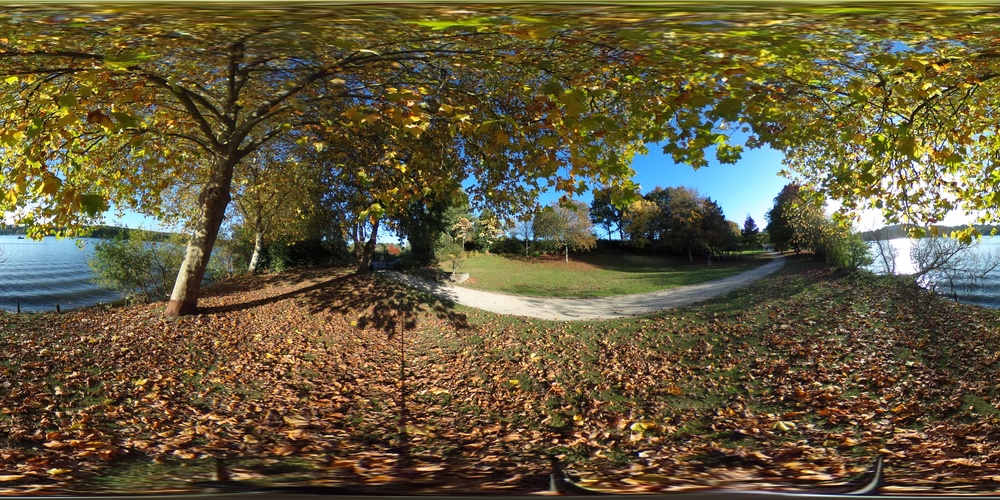
#> input picture P89.JPG, 1000 x 500 px, shrunk from 5376 x 2688 before the run, found by its file name
$ jupyter execute extracting_planeimage_from_odi.ipynb
#> lines starting #> are read from the running program, lines starting #| are printed output that depends on the picture
# Extracting plane images from omni-directional image

[cell 1]
import numpy as np
import matplotlib.pyplot as plt
from PIL import Image
import os
import math

[cell 2]
# parameters
class Parameter:
    def __init__(self):
        self.dir = r'.'
        self.imgfile = r'P89.jpg'

[cell 3]
# functions
# resize np.array-type image: im: [0..255] or [0..1], sz = (height, width)
def imresize(im, sz):
    if np.amax(im) <= 1.0:
        im = im * 255
        scl = 255.0
    else:
        scl = 1
    pil_im = Image.fromarray(np.uint8(im))
    return np.array(pil_im.resize((sz[1], sz[0])))/scl

# rounding
def rnd(x):
    if type(x) is np.ndarray:
        return (x+0.5).astype(int)
    else:
        return round(x)

# polar cordinate:
# cord.shepe=(3, c1, r1), cord[:,0,0]=[px, py, pz]
# or cord.shape = (3,), cord=[px, py, pz]
def polar(cord):
    if cord.ndim == 1:
        P = np.linalg.norm(cord)
    else:
        P = np.linalg.norm(cord, axis=0)
    phi = np.arcsin(cord[2] / P)
    theta_positive = np.arccos(cord[0] / np.sqrt(cord[0]**2 + cord[1]**2))
    theta_negative = - np.arccos(cord[0] / np.sqrt(cord[0]**2 + cord[1]**2))
    theta = (cord[1] > 0) * theta_negative + (cord[1] <= 0) * theta_positive
    return [theta, phi]

# r = [lower, upper]
def limit_values(x, r, xcopy=1):
    if xcopy == 1:
        ret = x.copy()
    else:
        ret = x
    ret[ret<r[0]] = r[0]
    ret[ret>r[1]] = r[1]
    return ret

[cell 4]
# calculating polar cordinates of image plane in omni-directional image using camera parameters
class CameraPrm:
    # camera_angle, view_angle: [horizontal, vertical]
    # L: distance from camera to image plane
    def __init__(self, camera_angle, image_plane_size=None, view_angle=None, L=None):
        # camera direction (in radians) [horizontal, vertical]
        self.camera_angle = camera_angle

        # view_angle: angle of view in radians [horizontal, vertical]
        # image_plane_size: [image width, image height]
        if view_angle is None:
            self.image_plane_size = image_plane_size
            self.L = L
            self.view_angle = 2.0 * np.arctan(np.array(image_plane_size) / (2.0 * L))
        elif image_plane_size is  None:
            self.view_angle = view_angle
            self.L = L
            self.image_plane_size = 2.0 * L * np.tan(np.array(view_angle) / 2.0)
        else:
            self.image_plane_size = image_plane_size
            self.view_angle = view_angle
            L = (np.array(image_plane_size) / 2.0) / np.tan(np.array(view_angle) / 2.0)
            if rnd(L[0]) != rnd(L[1]):
                print('Warning: image_plane_size and view_angle are not matched.')
                va = 2.0 * np.arctan(np.array(image_plane_size) / (2.0 * L[0]))
                ips = 2.0 * L[0] * np.tan(np.array(view_angle) / 2.0)
                print('image_plane_size should be (' + str(ips[0]) + ', ' + str(ips[1]) +
                      '), or view_angle should be (' +  str(math.degrees(va[0])) + ', ' + str(math.degrees(va[1])) + ').' )
                return
            else:
                self.L = L[0]

        # unit vector of cameara direction
        self.nc = np.array([
                np.cos(camera_angle[1]) * np.cos(camera_angle[0]),
                -np.cos(camera_angle[1]) * np.sin(camera_angle[0]),
                np.sin(camera_angle[1])
            ])

        # center of image plane
        self.c0 = self.L * self.nc

        # unit vector (xn, yn) in image plane
        self.xn = np.array([
                -np.sin(camera_angle[0]),
                -np.cos(camera_angle[0]),
                0
            ])
        self.yn = np.array([
                -np.sin(camera_angle[1]) * np.cos(camera_angle[0]),
                np.sin(camera_angle[1]) * np.sin(camera_angle[0]),
                np.cos(camera_angle[1])
            ])

        # meshgrid in image plane
        [c1, r1] = np.meshgrid(np.arange(0, rnd(self.image_plane_size[0])), np.arange(0, rnd(self.image_plane_size[1])))

        # 2d-cordinates in image [xp, yp]
        img_cord = [c1 - self.image_plane_size[0] / 2.0, -r1 + self.image_plane_size[1] / 2.0]

        # 3d-cordinatess in image plane [px, py, pz]
        self.p = self.get_3Dcordinate(img_cord)

        # polar cordinates in image plane [theta, phi]
        self.polar_omni_cord = polar(self.p)

    def get_3Dcordinate(self, c):
        [xp, yp] = c
        if type(xp) is np.ndarray: # xp, yp: array
            return xp * self.xn.reshape((3,1,1)) + yp * self.yn.reshape((3,1,1)) + np.ones(xp.shape) * self.c0.reshape((3,1,1))
        else: # xp, yp: scalars
            return xp * self.xn + yp * self.yn + self.c0

[cell 5]
# omni-drectional image
class OmniImage:
    def __init__(self, omni_image):
#> called with omni_image = './P89.jpg'
        if type(omni_image) is str:
            self.omni_image = plt.imread(omni_image)
#> self.omni_image is the input picture: shape (500, 1000, 3); mean R, G, B 99.9, 89.3, 60.3
        else:
            self.omni_image = omni_image

    def extract(self, camera_prm):
        # 2d-cordinates in omni-directional image [c2, r2]
        c2 = (camera_prm.polar_omni_cord[0] / (2.0 * np.pi) + 1.0 / 2.0) * self.omni_image.shape[1] - 0.5
        r2 = (-camera_prm.polar_omni_cord[1] / np.pi + 1.0/2.0) * self.omni_image.shape[0] - 0.5
        #[c2_int, r2_int] = [rnd(c2), rnd(r2)]
        c2_int = limit_values(rnd(c2), (0, self.omni_image.shape[1]-1), 0)
        r2_int = limit_values(rnd(r2), (0, self.omni_image.shape[0]-1), 0)
        #self.omni_cord = [c2, r2]
        return self.omni_image[r2_int, c2_int]

[cell 6]
# embedding extracted image in omni-directional image
class Embedding:
    # omni_size: [omni_image width, omni_image height]
    def __init__(self, camera_prm, omni_size):
        print('Camera angle: (' + str(math.degrees(camera_prm.camera_angle[0])) + ', ' + str(math.degrees(camera_prm.camera_angle[1])) + ')')
        [c_omni, r_omni] = np.meshgrid(np.arange(omni_size[0]), np.arange(omni_size[1]))
        theta = (2.0 * c_omni / float(omni_size[0]-1) - 1.0) * np.pi
        phi = (0.5 - r_omni / float(omni_size[1]-1)) * np.pi
        pn = np.array([
                np.cos(phi) * np.cos(theta),
                -np.cos(phi) * np.sin(theta),
                np.sin(phi)
            ])
        pn = pn.transpose(1,2,0)

        # camera parameters
        L = camera_prm.L
        nc = camera_prm.nc
        xn = camera_prm.xn
        yn = camera_prm.yn
        theta_c = camera_prm.camera_angle[0]
        phi_c = camera_prm.camera_angle[1]
        theta_a = camera_prm.view_angle[0]
        phi_a = camera_prm.view_angle[1]
        w1 = camera_prm.image_plane_size[0]
        h1 = camera_prm.image_plane_size[1]

        # True: inside image (candidates), False: outside image
        cos_alpha = np.dot(pn, nc)
        mask = cos_alpha >= 2 * L / np.sqrt(w1**2 + h1**2 + 4*L**2) # circle

        r = np.zeros((omni_size[1], omni_size[0]))
        xp = np.zeros((omni_size[1], omni_size[0]))
        yp = np.zeros((omni_size[1], omni_size[0]))
        r[mask == True] = L / np.dot(pn[mask == True], nc)
        xp[mask == True] = r[mask == True] * np.dot(pn[mask == True], xn)
        yp[mask == True] = r[mask == True] * np.dot(pn[mask == True], yn)

        # True: inside image, False: outside image
        mask = (mask == True) & (xp > -w1/2.0) & (xp < w1/2.0) & (yp > -h1/2.0) & (yp < h1/2.0)
        r[mask == False] = 0
        xp[mask == False] = 0
        yp[mask == False] = 0

        self.camera_prm = camera_prm
        self.mask = mask
        self.r = r
        self.xp = xp
        self.yp = yp

    # embed extracted image in omni image
    def embed(self, imp):
        # 2D cordinates in extracted image
        [r1, c1] = np.array([imp.shape[0]/2.0 - self.yp - 0.5, imp.shape[1]/2.0 + self.xp - 0.5]) * self.mask
        #[r1_int, c1_int] = [rnd(r1), rnd(c1)]
        r1_int = limit_values(rnd(r1), (0, imp.shape[0]-1), 0)
        c1_int = limit_values(rnd(c1), (0, imp.shape[1]-1), 0)
        #[self.r1, self.c1] = [r1, c1]
        if imp.ndim == 3:
            ret = imp[r1_int, c1_int] * self.mask.reshape(self.mask.shape[0], self.mask.shape[1], -1)
        else:
            ret = imp[r1_int, c1_int] * self.mask

        return ret

[cell 7]
# parameters
prm = Parameter()

# opne image
imc = OmniImage(prm.dir + '/' + prm.imgfile)
#imc = OmniImage(plt.imread(prm.dir + '/' + prm.imgfile))
#imc = OmniImage(plt.imread(prm.dir + '/' + prm.imgfile)[:,:,0])

[cell 8]
plt.imshow(imc.omni_image)
plt.axis('off')
#plt.gray()

[cell 9]
# camera parameters
[theta_c, phi_c] = [math.radians(0), math.radians(0)]
[theta_a, phi_a] = (math.radians(90), math.radians(90))
#cp = CameraPrm(camera_angle=(theta_c, phi_c), image_plane_size=(1000, 1000), L=1000)
cp = CameraPrm(camera_angle=(theta_c, phi_c), view_angle=(theta_a, phi_a), L=300)
#cp = CameraPrm(camera_angle=(theta_c, phi_c), image_plane_size=(500, 500), view_angle=(theta_a, phi_a))

# image extraction
imp = imc.extract(cp)
plt.imshow(imp)

[cell 10]
cp = CameraPrm(
            camera_angle=[math.radians(0), math.radians(-90)],
            image_plane_size=(500, 500),
            view_angle=(theta_a, phi_a)
        )
imp = imc.extract(cp)
#> in extract (call 2), `r2_int = limit_values(rnd(r2), (0, self.omni_image.shape[0]-1), 0)`:
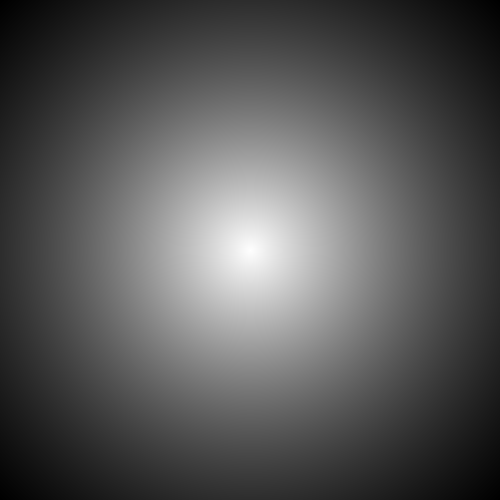
#> r2: shape (500, 500) float64; min 347.5, max 499.5, mean 399.4; drawn with min black and max white
plt.imshow(imp)

[cell 11]
cp = CameraPrm(
            camera_angle=[math.radians(-90), math.radians(30)],
            image_plane_size=(500, 500),
            view_angle=(theta_a, phi_a)
        )
imp = imc.extract(cp)
#> in extract (call 3), `r2_int = limit_values(rnd(r2), (0, self.omni_image.shape[0]-1), 0)`:
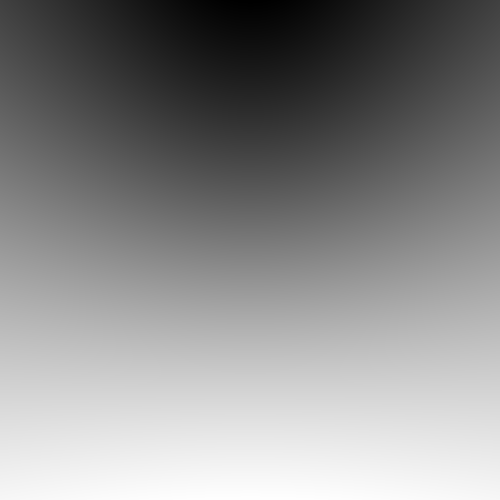
#> r2: shape (500, 500) float64; min 41.17, max 290.8, mean 177.1; drawn with min black and max white
plt.imshow(imp)

[cell 12]
# embedding extracted image in omni-directional image

sz = imc.omni_image.shape
#> sz = (500, 1000, 3)
embd = Embedding(cp, (sz[1], sz[0]))
im = embd.embed(imp)
plt.imshow(im)

[cell 13]
# embedding multiple extracted images in omni-directional image

# camera parameters
cp = [ CameraPrm(
        camera_angle=[math.radians(90 * t), math.radians(0)],
        image_plane_size=(500, 500),
        view_angle=(theta_a, phi_a)
    ) for t in range(4) ]
cp.append( CameraPrm(
        camera_angle=[math.radians(0), math.radians(90)],
        image_plane_size=(500, 500),
        view_angle=(theta_a, phi_a)
    ) )
cp.append( CameraPrm(
        camera_angle=[math.radians(0), math.radians(-90)],
        image_plane_size=(500, 500),
        view_angle=(theta_a, phi_a)
    ) )

# extracting images
imp = [ imc.extract(cp[num]) for num in range(len(cp)) ]
#> in extract (call 6), `c2 = (camera_prm.polar_omni_cord[0] / (2.0 * np.pi) + 1.0 / 2.0) * sel..`:
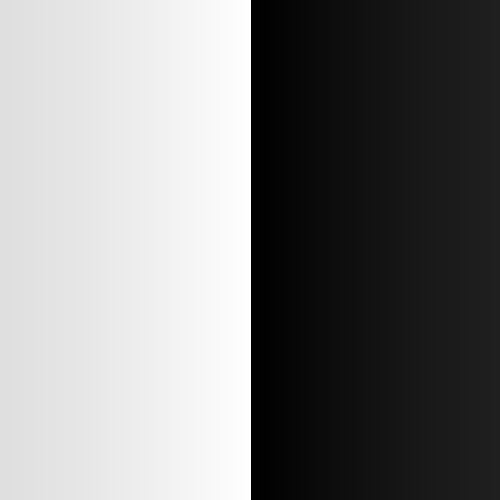
#> c2: shape (500, 500) float64; min 0.137, max 999.5, mean 501.2; drawn with min black and max white
#> in limit_values (call 13), `ret[ret>r[1]] = r[1]`: ret: shape (500, 500) int64; min 0, max 999, mean 501.2
#> in extract (call 6), `return self.omni_image[r2_int, c2_int]`:
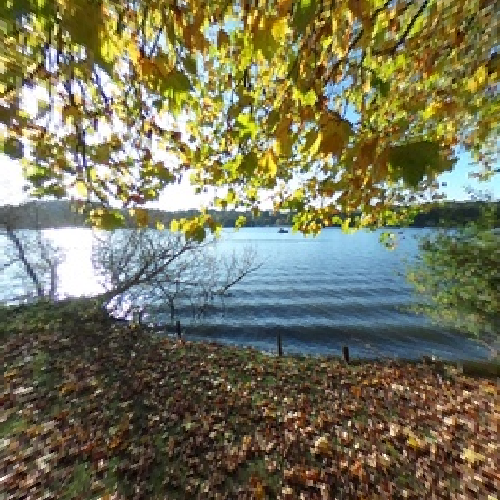
#> returned value: shape (500, 500, 3); mean of channels 0, 1, 2 118.6, 116.7, 90.5; drawn as R, G, B
#> in extract (call 7), `return self.omni_image[r2_int, c2_int]`:
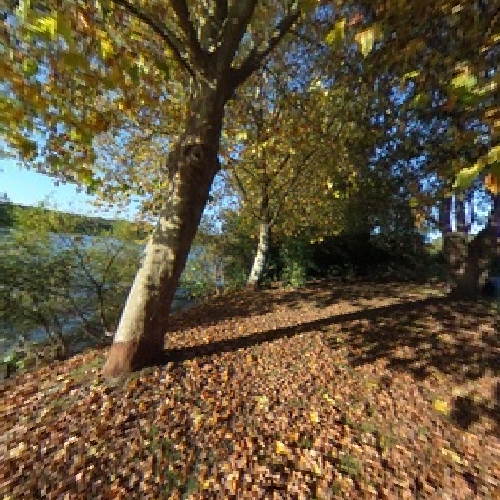
#> returned value: shape (500, 500, 3); mean of channels 0, 1, 2 100.6, 85.9, 59.9; drawn as R, G, B
#> in extract (call 8), `c2 = (camera_prm.polar_omni_cord[0] / (2.0 * np.pi) + 1.0 / 2.0) * sel..`:
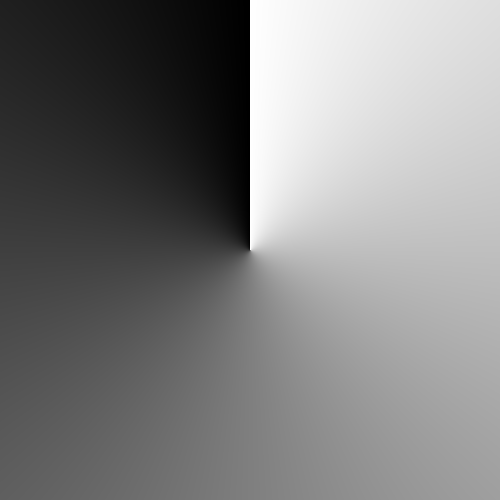
#> c2: shape (500, 500) float64; min 0.137, max 999.5, mean 499.5; drawn with min black and max white
#> in limit_values (call 17), `ret[ret>r[1]] = r[1]`: ret: shape (500, 500) int64; min 0, max 999, mean 499.5
#> in extract (call 8), `r2_int = limit_values(rnd(r2), (0, self.omni_image.shape[0]-1), 0)`:
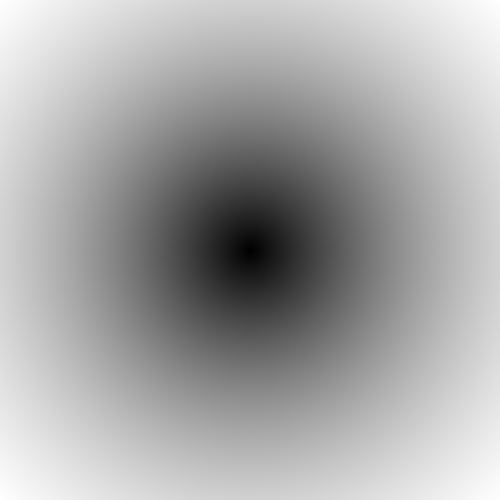
#> r2: shape (500, 500) float64; min -0.5, max 151.5, mean 99.6; drawn with min black and max white
#> in extract (call 8), `return self.omni_image[r2_int, c2_int]`:
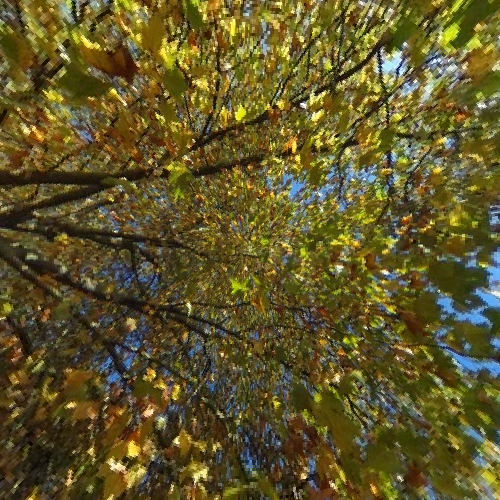
#> returned value: shape (500, 500, 3); mean of channels 0, 1, 2 96, 86, 40.8; drawn as R, G, B
#> in limit_values (call 19), `ret[ret>r[1]] = r[1]`: ret: shape (500, 500) int64; min 0, max 999, mean 499.5
#> imp = 6 items

# embedding images in omni-directional image
sz = imc.omni_image.shape
embd = [Embedding(cp[num], (sz[1], sz[0])) for num in range(len(cp))]
im = [embd[num].embed(imp[num]) for num in range(len(cp))]
#> in limit_values (call 23), `ret = x`: ret: shape (500, 1000) int64; 500 distinct labels, from 0 to 499
#> in limit_values (call 24), `ret = x`: ret: shape (500, 1000) int64; 251 distinct labels, from 0 to 499
#> in limit_values (call 25), `ret = x`: ret: shape (500, 1000) int64; 500 distinct labels, from 0 to 499
#> in limit_values (call 26), `ret = x`:
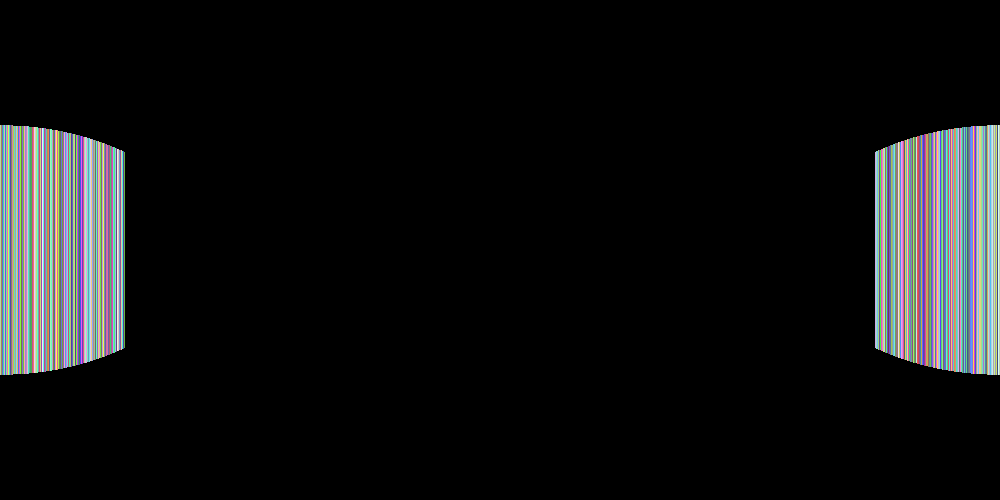
#> ret: shape (500, 1000) int64; 250 distinct labels, from 0 to 497; one colour per label, 0 black
#> in embed (call 4), `ret = imp[r1_int, c1_int] * self.mask.reshape(self.mask.shape[0], self..`:
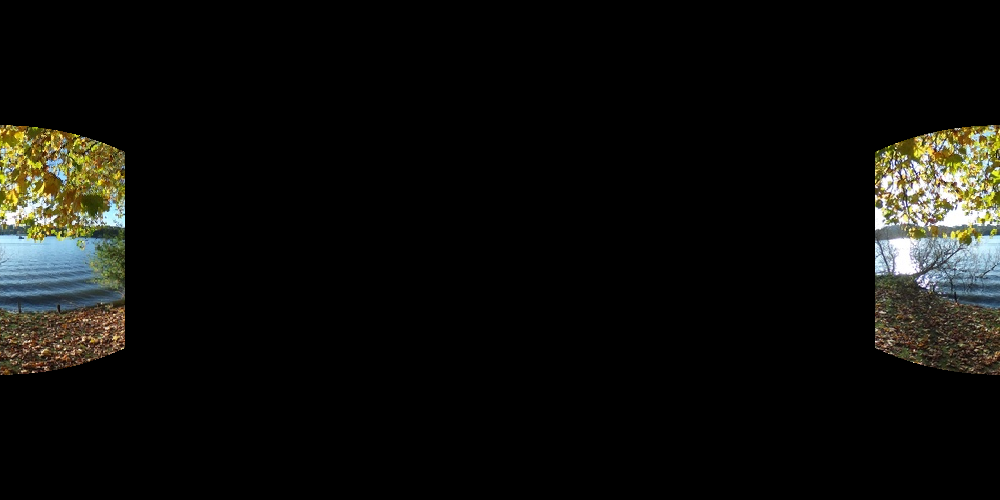
#> ret: shape (500, 1000, 3); mean of channels 0, 1, 2 14, 14.1, 11.3; drawn as R, G, B
#> im = 6 items
mask = [embd[num].mask for num in range(len(cp))]

print('Number of extracted images: ' + str(len(im)))
#| Number of extracted images: 6

[cell 14]
# display
plt.subplot(3, 4, 5)
plt.imshow(im[0])
plt.axis('off')
plt.subplot(3, 4, 6)
plt.imshow(im[1])
plt.axis('off')
plt.subplot(3, 4, 7)
plt.imshow(im[2])
plt.axis('off')
plt.subplot(3, 4, 8)
plt.imshow(im[3])
plt.axis('off')
plt.subplot(3, 4, 1)
plt.imshow(im[4])
plt.axis('off')
plt.subplot(3, 4, 9)
plt.axis('off')
plt.imshow(im[5])

[cell 15]
# integration
im = np.array(im)
mask = np.array(mask)
im_sum = np.sum(im, axis=0)
mask_all = np.sum(mask, axis=0)
print('Overlapping dots: ' + str(np.sum(mask_all > 1)) + \
      '/' + str(mask_all.shape[0]*mask_all.shape[1]) + \
      ', Missing dots: ' + str(np.sum(mask_all == 0)) + \
      '/' + str(mask_all.shape[0]*mask_all.shape[1]))
#| Overlapping dots: 0/500000, Missing dots: 0/500000

$ run again, with extracted_image_1.png saved as P89.JPG
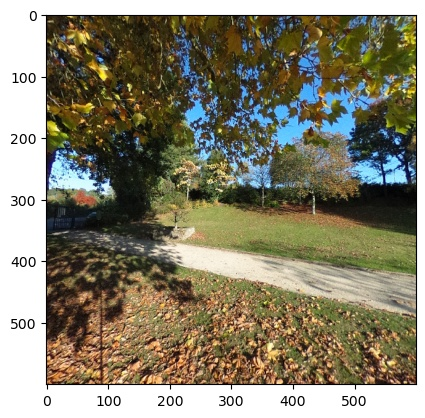
#> input picture extracted_image_1.png, 425 x 418 px, found by its file name
#> in __init__, self.omni_image is the input picture: shape (418, 425, 3); mean R, G, B 135.4, 130.7, 110.8
#> r2: shape (500, 500) float64
#> in extract (call 8), `return self.omni_image[r2_int, c2_int]`:
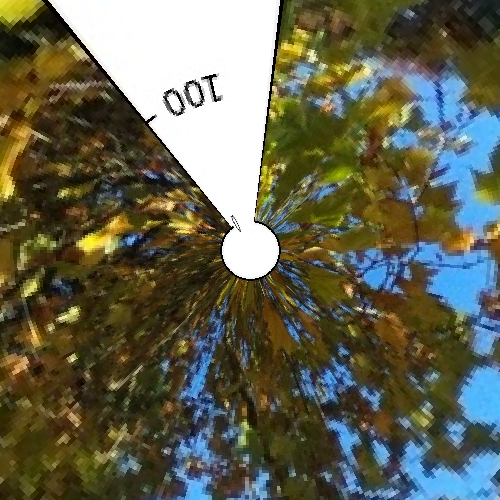
#> returned value: shape (500, 500, 3); mean of channels 0, 1, 2 100.2, 100.9, 82.3; drawn as R, G, B
#> imp = 6 items
#> in limit_values (call 26), `ret = x`:
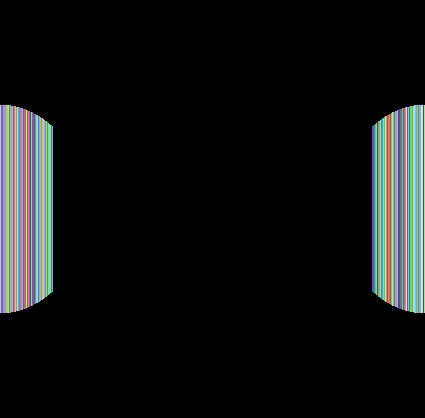
#> ret: shape (418, 425) int64; 106 distinct labels, from 0 to 492; one colour per label, 0 black
#| Number of extracted images: 6
#| Overlapping dots: 159/177650, Missing dots: 10/177650

$ run again, with extracted_image_2.png saved as P89.JPG
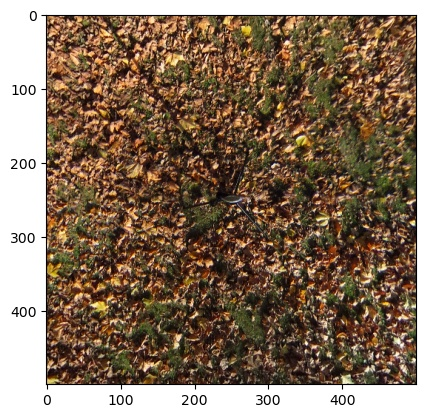
#> input picture extracted_image_2.png, 425 x 418 px, found by its file name
#> in __init__, self.omni_image is the input picture: shape (418, 425, 3); mean R, G, B 134.9, 113.8, 94.2
#> r2: shape (500, 500) float64
#> imp = 6 items
#> in limit_values (call 26), `ret = x`:
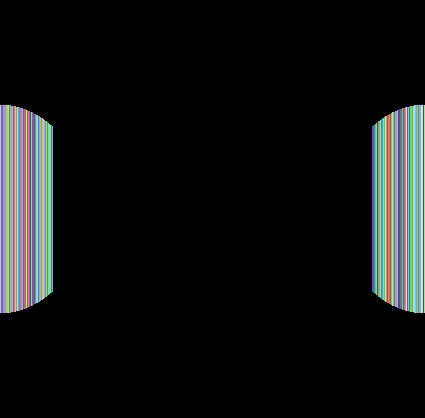
#> ret: shape (418, 425) int64; 106 distinct labels, from 0 to 492; one colour per label, 0 black
#| Number of extracted images: 6
#| Overlapping dots: 159/177650, Missing dots: 10/177650
